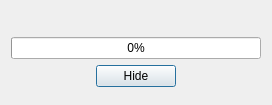
<?xml version="1.0" encoding="UTF-8"?>
<ui version="4.0">
 <class>DownloadDialog</class>
 <widget class="QDialog" name="DownloadDialog">
  <property name="geometry">
   <rect>
    <x>0</x>
    <y>0</y>
    <width>272</width>
    <height>105</height>
   </rect>
  </property>
  <property name="windowTitle">
   <string notr="true"/>
  </property>
  <layout class="QVBoxLayout" name="verticalLayout">
   <item>
    <spacer name="verticalSpacer_2">
     <property name="orientation">
      <enum>Qt::Vertical</enum>
     </property>
     <property name="sizeHint" stdset="0">
      <size>
       <width>20</width>
       <height>40</height>
      </size>
     </property>
    </spacer>
   </item>
   <item>
    <widget class="QLabel" name="label">
     <property name="text">
      <string notr="true"/>
     </property>
     <property name="alignment">
      <set>Qt::AlignCenter</set>
     </property>
    </widget>
   </item>
   <item>
    <widget class="QProgressBar" name="progressBar">
     <property name="maximum">
      <number>1000</number>
     </property>
     <property name="value">
      <number>0</number>
     </property>
    </widget>
   </item>
   <item>
    <layout class="QHBoxLayout" name="horizontalLayout">
     <item>
      <spacer name="horizontalSpacer">
       <property name="orientation">
        <enum>Qt::Horizontal</enum>
       </property>
       <property name="sizeHint" stdset="0">
        <size>
         <width>40</width>
         <height>20</height>
        </size>
       </property>
      </spacer>
     </item>
     <item>
      <widget class="QPushButton" name="pushButton">
       <property name="text">
        <string>Hide</string>
       </property>
      </widget>
     </item>
     <item>
      <spacer name="horizontalSpacer_2">
       <property name="orientation">
        <enum>Qt::Horizontal</enum>
       </property>
       <property name="sizeHint" stdset="0">
        <size>
         <width>40</width>
         <height>20</height>
        </size>
       </property>
      </spacer>
     </item>
    </layout>
   </item>
   <item>
    <spacer name="verticalSpacer">
     <property name="orientation">
      <enum>Qt::Vertical</enum>
     </property>
     <property name="sizeHint" stdset="0">
      <size>
       <width>20</width>
       <height>40</height>
      </size>
     </property>
    </spacer>
   </item>
  </layout>
 </widget>
 <resources/>
 <connections/>
</ui>
